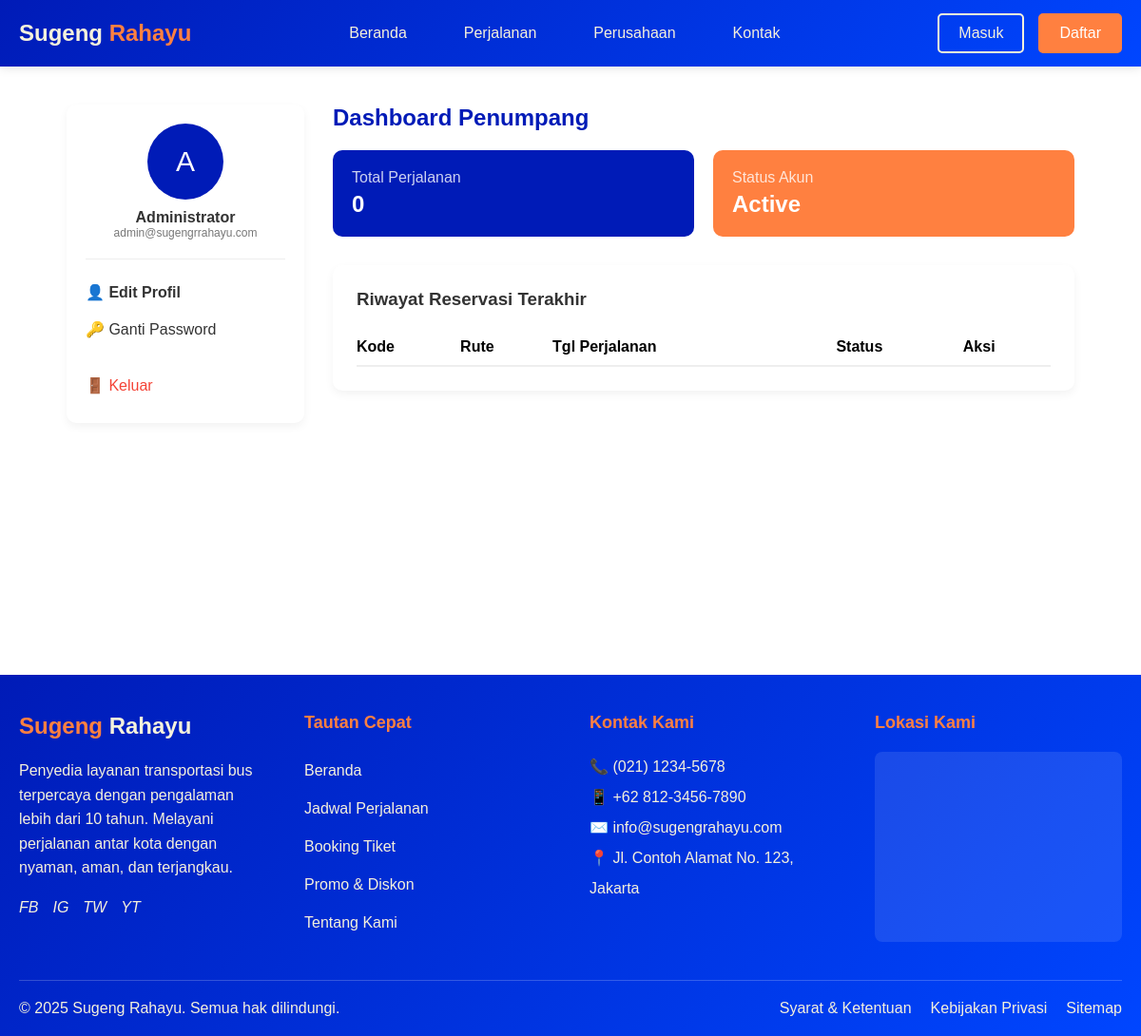
Screenshot of /user/profile.php (signed in) with the database file from the repository.
### tables this page shows
CREATE TABLE IF NOT EXISTS users (
    id INT PRIMARY KEY AUTO_INCREMENT,
    username VARCHAR(50) UNIQUE NOT NULL,
    email VARCHAR(100) UNIQUE NOT NULL,
    password VARCHAR(255) NOT NULL,
    full_name VARCHAR(100),
    phone VARCHAR(20),
    role ENUM('user', 'admin', 'staff') DEFAULT 'user',
    status ENUM('active', 'inactive') DEFAULT 'active',
    profile_image VARCHAR(255),
    created_at TIMESTAMP DEFAULT CURRENT_TIMESTAMP,
    updated_at TIMESTAMP DEFAULT CURRENT_TIMESTAMP ON UPDATE CURRENT_TIMESTAMP
);

### config.php (called while the page is built, shortened)
  <?php
if (!function_exists('base_url')) {
    function base_url($path = '') {
        return SITE_URL . '/' . ltrim($path, '/');
    }
}
?>

### user/profile.php (the view, shortened to what this page needs)
<?php
require_once '../config.php';
include '../header.php';
$user_id = $_SESSION['user_id'];
$user = mysqli_fetch_assoc(mysqli_query($koneksi, "SELECT * FROM users WHERE id = '$user_id'"));
$bookings = mysqli_query($koneksi, "SELECT b.*, r.origin, r.destination FROM bookings b JOIN schedules s ON b.schedule_id = s.id JOIN routes r ON s.route_id = r.id WHERE b.user_id = '$user_id' ORDER BY b.created_at DESC");
?>
<div style="max-width: 1100px; margin: 40px auto; padding: 0 20px; min-height: 70vh;">
    <div style="display: flex; gap: 30px;">
        <div style="width: 250px;">
            <div style="background: white; border-radius: 10px; padding: 20px; box-shadow: 0 4px 10px rgba(0,0,0,0.05);">
                <div style="text-align: center; margin-bottom: 20px;">
                    <div style="width: 80px; height: 80px; background: #001BB7; color: white; border-radius: 50%; display: flex; align-items: center; justify-content: center; margin: 0 auto 10px; font-size: 30px;">
                        <?php echo strtoupper(substr($user['full_name'], 0, 1)); ?>
                    </div>
                    <h4 style="margin: 0; color: #333;"><?php echo $user['full_name']; ?></h4>
                    <p style="font-size: 12px; color: #777;"><?php echo $user['email']; ?></p>
                </div>
                <hr style="border: 0; border-top: 1px solid #eee; margin: 15px 0;">
                <a href="edit-profile.php" style="display: block; text-decoration: none; color: #333; padding: 10px 0; font-weight: bold;">👤 Edit Profil</a>
                <a href="change-password.php" style="display: block; text-decoration: none; color: #333; padding: 10px 0;">🔑 Ganti Password</a>
                <a href="<?php echo base_url('auth/logout.php'); ?>" style="display: block; text-decoration: none; color: #f44336; padding: 10px 0; margin-top: 20px;">🚪 Keluar</a>
            </div>
        </div>
        <div style="flex: 1;">
            <h2 style="color: #001BB7; margin-bottom: 20px;">Dashboard Penumpang</h2>
            <div style="display: grid; grid-template-columns: 1fr 1fr; gap: 20px; margin-bottom: 30px;">
                <div style="background: #001BB7; color: white; padding: 20px; border-radius: 10px;">
                    <p style="margin: 0; opacity: 0.8;">Total Perjalanan</p>
                    <h2 style="margin: 5px 0 0;"><?php echo mysqli_num_rows($bookings); ?></h2>
                </div>
                <div style="background: #FF8040; color: white; padding: 20px; border-radius: 10px;">
                    <p style="margin: 0; opacity: 0.8;">Status Akun</p>
                    <h2 style="margin: 5px 0 0; text-transform: capitalize;"><?php echo $user['status']; ?></h2>
                </div>
            </div>
            <div style="background: white; border-radius: 10px; padding: 25px; box-shadow: 0 4px 10px rgba(0,0,0,0.05);">
                <h3 style="margin-bottom: 20px; color: #333;">Riwayat Reservasi Terakhir</h3>
                <table width="100%" style="border-collapse: collapse;">
                    <thead>
                        <tr style="text-align: left; border-bottom: 2px solid #eee;">
                            <th style="padding: 10px 0;">Kode</th>
                            <th>Rute</th>
                            <th>Tgl Perjalanan</th>
                            <th>Status</th>
                            <th>Aksi</th>
                        </tr>
                    </thead>
                </table>
            </div>
        </div>
    </div>
</div>
<?php include '../footer.php'; ?>

### rows the page displays
users: full_name "A", full_name "Administrator", email "admin@sugengrrahayu.com", status "Active"

### other values shown
mysqli_num_rows($bookings) "0"
